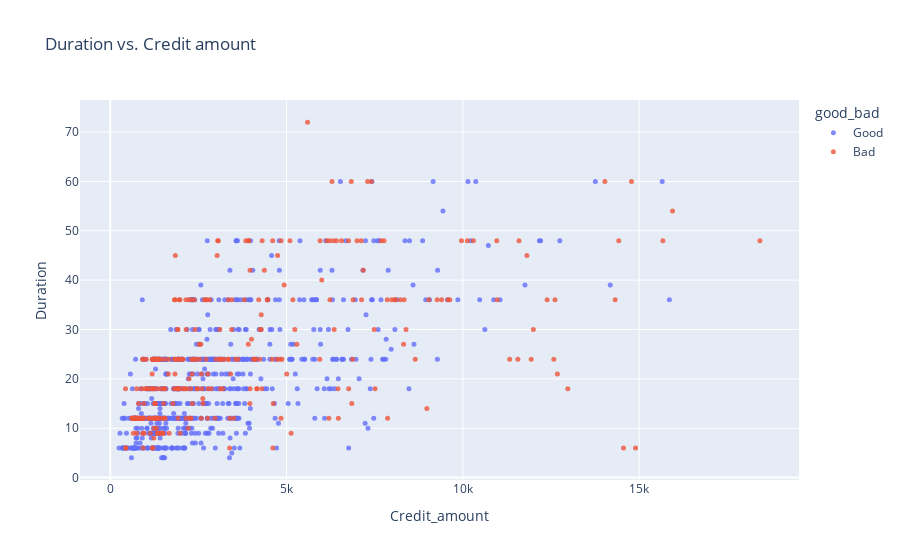

The cell this chart's notebook holds for it:
### Code cell
fig = px.scatter(df_credit, 
                 x='Credit_amount', 
                 y='Duration', 
                 color='good_bad', 
                 opacity=0.8, 
                 hover_data=['Personal_status_sex','Age'], 
                 title='Duration vs. Credit amount')
fig.update_traces(marker_size=5)
fig.show()

#### PROVARE A FARE L'EFFETTO DI AGGIUNGERE RUMORE PER MARCARE ANCORA DI PIU' L'ANDAMENTO 
### TRy to add Jitter

### Figure 1 — Plotly figure (JSON) as saved in the notebook; plotly's stock layout.template omitted (floating-point values rounded to 4 significant figures; data arrays with more than 128 entries replaced by an {"elided": "..."} marker saying what was removed)
{"data": [{"customdata": {"elided": "700x2 mixed values"}, "hovertemplate": "good_bad=Good<br>Credit_amount=%{x}<br>Duration=%{y}<br>Personal_status_sex=%{customdata[0]}<br>Age=%{customdata[1]}<extra></extra>", "legendgroup": "Good", "marker": {"color": "#636efa", "opacity": 0.8, "size": 5, "symbol": "circle"}, "mode": "markers", "name": "Good", "orientation": "v", "showlegend": true, "type": "scatter", "x": {"elided": "700 int values"}, "xaxis": "x", "y": {"elided": "700 int values"}, "yaxis": "y"}, {"customdata": {"elided": "300x2 mixed values"}, "hovertemplate": "good_bad=Bad<br>Credit_amount=%{x}<br>Duration=%{y}<br>Personal_status_sex=%{customdata[0]}<br>Age=%{customdata[1]}<extra></extra>", "legendgroup": "Bad", "marker": {"color": "#EF553B", "opacity": 0.8, "size": 5, "symbol": "circle"}, "mode": "markers", "name": "Bad", "orientation": "v", "showlegend": true, "type": "scatter", "x": {"elided": "300 int values"}, "xaxis": "x", "y": {"elided": "300 int values"}, "yaxis": "y"}], "layout": {"legend": {"title": {"text": "good_bad"}, "tracegroupgap": 0}, "title": {"text": "Duration vs. Credit amount"}, "xaxis": {"anchor": "y", "domain": [0, 1], "title": {"text": "Credit_amount"}}, "yaxis": {"anchor": "x", "domain": [0, 1], "title": {"text": "Duration"}}}}
